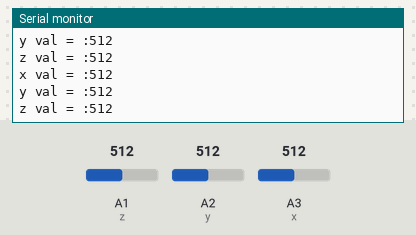
The sketch below on a simulated Arduino Uno, built with avr-gcc and run on an emulated ATmega328P. Parts: the last lines printed to the serial monitor. Inputs (shaded band) come from the test bench; at power-on: A1 (z) = 512, A2 (y) = 512, A3 (x) = 512.

Above: at 1.3 s.
1.4 s: A1 (z) set to 716
At 1.82 s:
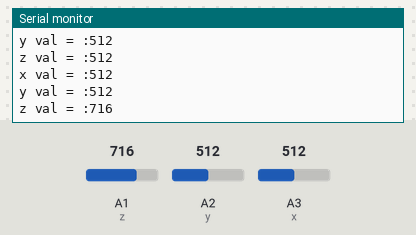
2.9 s: A2 (y) set to 716
At 3.33 s:
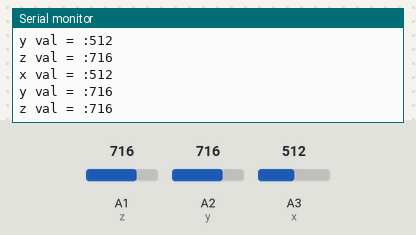
4.4 s: A3 (x) set to 716
At 4.83 s:
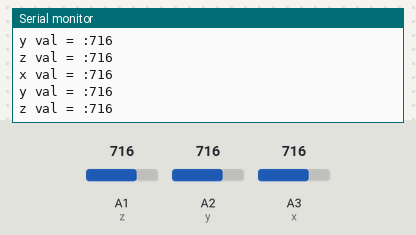
5.9 s: A1 (z) set to 900
At 6.33 s:
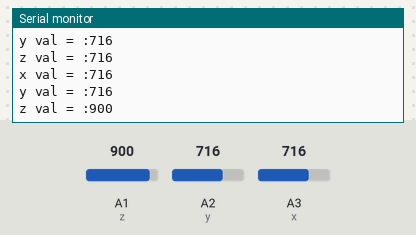
7.4 s: A2 (y) set to 900
At 7.84 s:
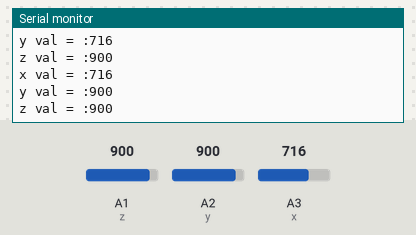
8.9 s: A3 (x) set to 900
At 9.34 s:
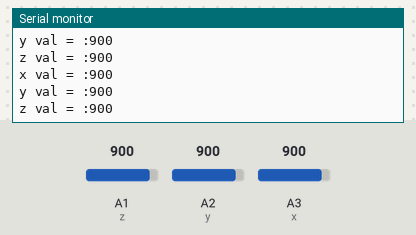
Timing chart, 0 to 11.4 s (numbered marks = the images above; inputs shaded):
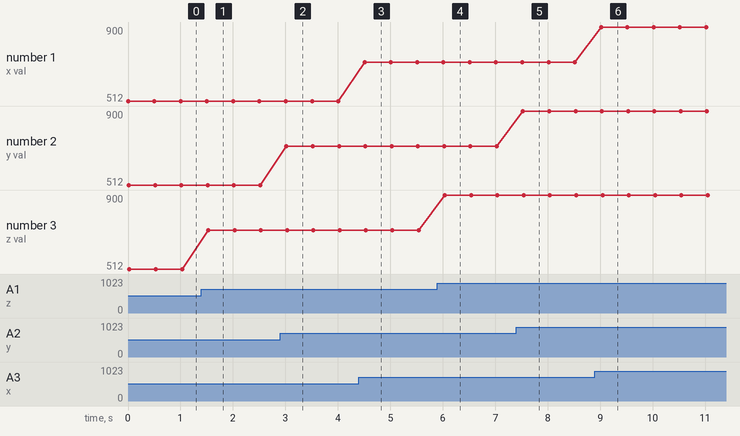

The sketch:

Accelerometer.ino
```cpp
int const x = A3;
int const y = A2;
int const z = A1;

//int xval = yval = zval = 0;
int xyzval[3] = {0};
char cval[3];
int temp1 = 0;

void setup() {
 // put your setup code here, to run once:
  Serial.begin(9600);

}

void loop() {
  // put your main code here, to run repeatedly:
  xyzval[0] = analogRead(x);
  /*cval[0] = xyzval[0] / 100 - 48;
  temp1 = xyzval[0] % 100;
  cval[1] = temp1 / 10 - 48;
  cval[2] = temp1 % 10 - 48;*/

  xyzval[1] = analogRead(y);
  xyzval[2] = analogRead(z);

//  Serial.write("x: " xyzval[0], "y: ", xyzval[1], "z: ", xyzval[2]);
  Serial.print("x val = :");
  Serial.print(xyzval[0]);
  Serial.print("\n");
  Serial.print("y val = :");
  Serial.print(xyzval[1]);
  Serial.print("\n");
  Serial.print("z val = :");
  Serial.print(xyzval[2]);
  Serial.print("\n");
  /*Serial.write("x val = :");
  Serial.write(cval[0]);
  Serial.write(cval[1]);
  Serial.write(cval[2]);
  Serial.write("\n");
  Serial.write("y val = :");
  Serial.write(xyzval[1]);
  Serial.write("\n");
  Serial.write("z val = :");
  Serial.write(xyzval[2]);
  Serial.write("\n");*/
  delay(500);

}
```

Measured:
- after the input at 1.4 s, the serial monitor: prints a new line after 0.13 s (image 1)
- after the input at 2.9 s, the serial monitor: prints a new line after 0.12 s (image 2)
- after the input at 4.4 s, the serial monitor: prints a new line after 0.11 s (image 3)
- after the input at 5.9 s, the serial monitor: prints a new line after 0.14 s (image 4)
- after the input at 7.4 s, the serial monitor: prints a new line after 0.13 s (image 5)
- after the input at 8.9 s, the serial monitor: prints a new line after 0.12 s (image 6)
- plotted number 3: 512 → 716 after the input at 1.4 s, 716 → 900 after the input at 5.9 s
